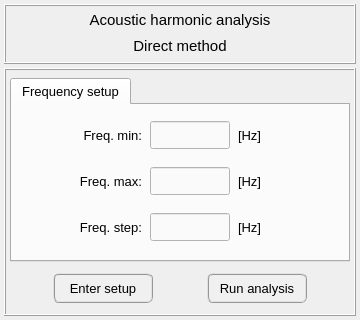
<?xml version="1.0" encoding="UTF-8"?>
<ui version="4.0">
 <class>Dialog</class>
 <widget class="QDialog" name="Dialog">
  <property name="windowModality">
   <enum>Qt::NonModal</enum>
  </property>
  <property name="geometry">
   <rect>
    <x>0</x>
    <y>0</y>
    <width>360</width>
    <height>320</height>
   </rect>
  </property>
  <property name="sizePolicy">
   <sizepolicy hsizetype="Fixed" vsizetype="Fixed">
    <horstretch>0</horstretch>
    <verstretch>0</verstretch>
   </sizepolicy>
  </property>
  <property name="minimumSize">
   <size>
    <width>360</width>
    <height>320</height>
   </size>
  </property>
  <property name="maximumSize">
   <size>
    <width>360</width>
    <height>320</height>
   </size>
  </property>
  <property name="contextMenuPolicy">
   <enum>Qt::DefaultContextMenu</enum>
  </property>
  <property name="windowTitle">
   <string>Harmonic analysis setup</string>
  </property>
  <property name="windowIcon">
   <iconset>
    <normaloff>../../../../../../Downloads/load - Copia.png</normaloff>../../../../../../Downloads/load - Copia.png</iconset>
  </property>
  <property name="whatsThis">
   <string/>
  </property>
  <layout class="QGridLayout" name="gridLayout">
   <property name="leftMargin">
    <number>4</number>
   </property>
   <property name="topMargin">
    <number>4</number>
   </property>
   <property name="rightMargin">
    <number>4</number>
   </property>
   <property name="bottomMargin">
    <number>4</number>
   </property>
   <property name="spacing">
    <number>4</number>
   </property>
   <item row="0" column="0">
    <widget class="QFrame" name="frame_title">
     <property name="minimumSize">
      <size>
       <width>0</width>
       <height>60</height>
      </size>
     </property>
     <property name="maximumSize">
      <size>
       <width>400</width>
       <height>60</height>
      </size>
     </property>
     <property name="frameShape">
      <enum>QFrame::Box</enum>
     </property>
     <property name="frameShadow">
      <enum>QFrame::Raised</enum>
     </property>
     <property name="lineWidth">
      <number>1</number>
     </property>
     <layout class="QGridLayout" name="gridLayout_2">
      <property name="leftMargin">
       <number>2</number>
      </property>
      <property name="topMargin">
       <number>2</number>
      </property>
      <property name="rightMargin">
       <number>2</number>
      </property>
      <property name="bottomMargin">
       <number>2</number>
      </property>
      <property name="spacing">
       <number>2</number>
      </property>
      <item row="0" column="0">
       <widget class="QLabel" name="label_title">
        <property name="minimumSize">
         <size>
          <width>0</width>
          <height>24</height>
         </size>
        </property>
        <property name="maximumSize">
         <size>
          <width>16777215</width>
          <height>24</height>
         </size>
        </property>
        <property name="font">
         <font>
          <family>MS Shell Dlg 2</family>
          <pointsize>11</pointsize>
          <weight>50</weight>
          <italic>false</italic>
          <bold>false</bold>
         </font>
        </property>
        <property name="text">
         <string>Acoustic harmonic analysis</string>
        </property>
        <property name="textFormat">
         <enum>Qt::AutoText</enum>
        </property>
        <property name="alignment">
         <set>Qt::AlignCenter</set>
        </property>
       </widget>
      </item>
      <item row="1" column="0">
       <widget class="QLabel" name="label_subtitle">
        <property name="minimumSize">
         <size>
          <width>0</width>
          <height>24</height>
         </size>
        </property>
        <property name="maximumSize">
         <size>
          <width>16777215</width>
          <height>24</height>
         </size>
        </property>
        <property name="font">
         <font>
          <family>MS Shell Dlg 2</family>
          <pointsize>11</pointsize>
          <weight>50</weight>
          <italic>false</italic>
          <bold>false</bold>
         </font>
        </property>
        <property name="text">
         <string>Direct method</string>
        </property>
        <property name="textFormat">
         <enum>Qt::AutoText</enum>
        </property>
        <property name="alignment">
         <set>Qt::AlignCenter</set>
        </property>
       </widget>
      </item>
     </layout>
    </widget>
   </item>
   <item row="1" column="0">
    <widget class="QFrame" name="frame_main">
     <property name="minimumSize">
      <size>
       <width>0</width>
       <height>0</height>
      </size>
     </property>
     <property name="maximumSize">
      <size>
       <width>400</width>
       <height>260</height>
      </size>
     </property>
     <property name="font">
      <font>
       <pointsize>2</pointsize>
      </font>
     </property>
     <property name="frameShape">
      <enum>QFrame::Box</enum>
     </property>
     <property name="frameShadow">
      <enum>QFrame::Raised</enum>
     </property>
     <layout class="QGridLayout" name="gridLayout_4">
      <property name="leftMargin">
       <number>4</number>
      </property>
      <property name="topMargin">
       <number>8</number>
      </property>
      <property name="rightMargin">
       <number>4</number>
      </property>
      <property name="bottomMargin">
       <number>4</number>
      </property>
      <property name="horizontalSpacing">
       <number>2</number>
      </property>
      <property name="verticalSpacing">
       <number>4</number>
      </property>
      <item row="0" column="0">
       <widget class="QTabWidget" name="tabWidget">
        <property name="maximumSize">
         <size>
          <width>360</width>
          <height>16777215</height>
         </size>
        </property>
        <property name="font">
         <font>
          <family>MS Shell Dlg 2</family>
          <pointsize>10</pointsize>
          <weight>50</weight>
          <italic>false</italic>
          <bold>false</bold>
         </font>
        </property>
        <property name="currentIndex">
         <number>0</number>
        </property>
        <widget class="QWidget" name="tab_setup">
         <attribute name="title">
          <string>Frequency setup</string>
         </attribute>
         <layout class="QGridLayout" name="gridLayout_5">
          <property name="leftMargin">
           <number>4</number>
          </property>
          <property name="topMargin">
           <number>4</number>
          </property>
          <property name="rightMargin">
           <number>4</number>
          </property>
          <property name="bottomMargin">
           <number>4</number>
          </property>
          <property name="horizontalSpacing">
           <number>8</number>
          </property>
          <item row="0" column="2">
           <widget class="QLineEdit" name="lineEdit_fmin">
            <property name="minimumSize">
             <size>
              <width>80</width>
              <height>28</height>
             </size>
            </property>
            <property name="maximumSize">
             <size>
              <width>80</width>
              <height>28</height>
             </size>
            </property>
            <property name="font">
             <font>
              <pointsize>10</pointsize>
             </font>
            </property>
            <property name="styleSheet">
             <string notr="true">QLineEdit{color: rgb(0, 0, 0); background-color: rgb(250, 250, 250)}
QLineEdit:disabled{color: rgb(100, 100, 100); background-color: rgb(240, 240, 240)}</string>
            </property>
            <property name="alignment">
             <set>Qt::AlignCenter</set>
            </property>
           </widget>
          </item>
          <item row="1" column="1">
           <widget class="QLabel" name="label_23">
            <property name="minimumSize">
             <size>
              <width>80</width>
              <height>28</height>
             </size>
            </property>
            <property name="maximumSize">
             <size>
              <width>80</width>
              <height>28</height>
             </size>
            </property>
            <property name="font">
             <font>
              <family>MS Shell Dlg 2</family>
              <pointsize>10</pointsize>
              <italic>false</italic>
             </font>
            </property>
            <property name="text">
             <string>Freq. max:</string>
            </property>
            <property name="alignment">
             <set>Qt::AlignRight|Qt::AlignTrailing|Qt::AlignVCenter</set>
            </property>
           </widget>
          </item>
          <item row="0" column="3">
           <widget class="QLabel" name="label_24">
            <property name="minimumSize">
             <size>
              <width>60</width>
              <height>28</height>
             </size>
            </property>
            <property name="maximumSize">
             <size>
              <width>60</width>
              <height>28</height>
             </size>
            </property>
            <property name="font">
             <font>
              <family>MS Shell Dlg 2</family>
              <pointsize>10</pointsize>
              <italic>false</italic>
             </font>
            </property>
            <property name="text">
             <string>[Hz]</string>
            </property>
            <property name="alignment">
             <set>Qt::AlignLeading|Qt::AlignLeft|Qt::AlignVCenter</set>
            </property>
           </widget>
          </item>
          <item row="1" column="2">
           <widget class="QLineEdit" name="lineEdit_fmax">
            <property name="minimumSize">
             <size>
              <width>80</width>
              <height>28</height>
             </size>
            </property>
            <property name="maximumSize">
             <size>
              <width>80</width>
              <height>28</height>
             </size>
            </property>
            <property name="font">
             <font>
              <pointsize>10</pointsize>
             </font>
            </property>
            <property name="styleSheet">
             <string notr="true">QLineEdit{color: rgb(0, 0, 0); background-color: rgb(250, 250, 250)}
QLineEdit:disabled{color: rgb(100, 100, 100); background-color: rgb(240, 240, 240)}</string>
            </property>
            <property name="alignment">
             <set>Qt::AlignCenter</set>
            </property>
           </widget>
          </item>
          <item row="0" column="1">
           <widget class="QLabel" name="label_22">
            <property name="minimumSize">
             <size>
              <width>80</width>
              <height>28</height>
             </size>
            </property>
            <property name="maximumSize">
             <size>
              <width>80</width>
              <height>28</height>
             </size>
            </property>
            <property name="font">
             <font>
              <family>MS Shell Dlg 2</family>
              <pointsize>10</pointsize>
              <italic>false</italic>
             </font>
            </property>
            <property name="text">
             <string>Freq. min:</string>
            </property>
            <property name="alignment">
             <set>Qt::AlignRight|Qt::AlignTrailing|Qt::AlignVCenter</set>
            </property>
           </widget>
          </item>
          <item row="0" column="0">
           <spacer name="horizontalSpacer">
            <property name="orientation">
             <enum>Qt::Horizontal</enum>
            </property>
            <property name="sizeHint" stdset="0">
             <size>
              <width>40</width>
              <height>20</height>
             </size>
            </property>
           </spacer>
          </item>
          <item row="2" column="2">
           <widget class="QLineEdit" name="lineEdit_fstep">
            <property name="minimumSize">
             <size>
              <width>80</width>
              <height>28</height>
             </size>
            </property>
            <property name="maximumSize">
             <size>
              <width>80</width>
              <height>28</height>
             </size>
            </property>
            <property name="font">
             <font>
              <pointsize>10</pointsize>
             </font>
            </property>
            <property name="styleSheet">
             <string notr="true">QLineEdit{color: rgb(0, 0, 0); background-color: rgb(250, 250, 250)}
QLineEdit:disabled{color: rgb(100, 100, 100); background-color: rgb(240, 240, 240)}</string>
            </property>
            <property name="alignment">
             <set>Qt::AlignCenter</set>
            </property>
           </widget>
          </item>
          <item row="2" column="3">
           <widget class="QLabel" name="label_26">
            <property name="minimumSize">
             <size>
              <width>60</width>
              <height>28</height>
             </size>
            </property>
            <property name="maximumSize">
             <size>
              <width>60</width>
              <height>28</height>
             </size>
            </property>
            <property name="font">
             <font>
              <family>MS Shell Dlg 2</family>
              <pointsize>10</pointsize>
              <italic>false</italic>
             </font>
            </property>
            <property name="text">
             <string>[Hz]</string>
            </property>
            <property name="alignment">
             <set>Qt::AlignLeading|Qt::AlignLeft|Qt::AlignVCenter</set>
            </property>
           </widget>
          </item>
          <item row="1" column="3">
           <widget class="QLabel" name="label_25">
            <property name="minimumSize">
             <size>
              <width>60</width>
              <height>28</height>
             </size>
            </property>
            <property name="maximumSize">
             <size>
              <width>60</width>
              <height>28</height>
             </size>
            </property>
            <property name="font">
             <font>
              <family>MS Shell Dlg 2</family>
              <pointsize>10</pointsize>
              <italic>false</italic>
             </font>
            </property>
            <property name="text">
             <string>[Hz]</string>
            </property>
            <property name="alignment">
             <set>Qt::AlignLeading|Qt::AlignLeft|Qt::AlignVCenter</set>
            </property>
           </widget>
          </item>
          <item row="2" column="1">
           <widget class="QLabel" name="label_21">
            <property name="minimumSize">
             <size>
              <width>80</width>
              <height>28</height>
             </size>
            </property>
            <property name="maximumSize">
             <size>
              <width>80</width>
              <height>28</height>
             </size>
            </property>
            <property name="font">
             <font>
              <family>MS Shell Dlg 2</family>
              <pointsize>10</pointsize>
              <italic>false</italic>
             </font>
            </property>
            <property name="text">
             <string> Freq. step:</string>
            </property>
            <property name="alignment">
             <set>Qt::AlignRight|Qt::AlignTrailing|Qt::AlignVCenter</set>
            </property>
           </widget>
          </item>
          <item row="0" column="4">
           <spacer name="horizontalSpacer_2">
            <property name="orientation">
             <enum>Qt::Horizontal</enum>
            </property>
            <property name="sizeHint" stdset="0">
             <size>
              <width>40</width>
              <height>20</height>
             </size>
            </property>
           </spacer>
          </item>
         </layout>
        </widget>
       </widget>
      </item>
      <item row="1" column="0">
       <widget class="QFrame" name="frame_buttons">
        <property name="minimumSize">
         <size>
          <width>0</width>
          <height>44</height>
         </size>
        </property>
        <property name="maximumSize">
         <size>
          <width>16777215</width>
          <height>44</height>
         </size>
        </property>
        <property name="frameShape">
         <enum>QFrame::NoFrame</enum>
        </property>
        <property name="frameShadow">
         <enum>QFrame::Raised</enum>
        </property>
        <layout class="QGridLayout" name="gridLayout_3">
         <property name="leftMargin">
          <number>2</number>
         </property>
         <property name="topMargin">
          <number>2</number>
         </property>
         <property name="rightMargin">
          <number>2</number>
         </property>
         <property name="bottomMargin">
          <number>2</number>
         </property>
         <property name="horizontalSpacing">
          <number>12</number>
         </property>
         <property name="verticalSpacing">
          <number>2</number>
         </property>
         <item row="0" column="0">
          <spacer name="horizontalSpacer_3">
           <property name="orientation">
            <enum>Qt::Horizontal</enum>
           </property>
           <property name="sizeHint" stdset="0">
            <size>
             <width>40</width>
             <height>20</height>
            </size>
           </property>
          </spacer>
         </item>
         <item row="0" column="2">
          <spacer name="horizontalSpacer_4">
           <property name="orientation">
            <enum>Qt::Horizontal</enum>
           </property>
           <property name="sizeHint" stdset="0">
            <size>
             <width>40</width>
             <height>20</height>
            </size>
           </property>
          </spacer>
         </item>
         <item row="0" column="3">
          <widget class="QPushButton" name="run_analysis_button">
           <property name="minimumSize">
            <size>
             <width>100</width>
             <height>30</height>
            </size>
           </property>
           <property name="maximumSize">
            <size>
             <width>100</width>
             <height>30</height>
            </size>
           </property>
           <property name="font">
            <font>
             <family>MS Shell Dlg 2</family>
             <pointsize>10</pointsize>
             <weight>50</weight>
             <italic>false</italic>
             <bold>false</bold>
            </font>
           </property>
           <property name="styleSheet">
            <string notr="true">QPushButton{border-radius: 6px; border-color: rgb(150, 150, 150); border-style: ridge; border-width: 2px; color: rgb(0, 0, 0); background-color: rgb(240, 240, 240)}
QPushButton:hover{border-radius: 6px; border-color: rgb(0, 170, 255); border-style: ridge; border-width: 2px; color: rgb(0, 0, 0); background-color: rgba(174, 213, 255, 100)}
QPushButton:pressed{border-radius: 6px; border-color: rgb(0, 170, 255); border-style: ridge; border-width: 2px; color: rgb(0, 0, 0); background-color: rgb(174, 213, 255)}
QPushButton:disabled{border-radius: 6px; border-color: rgb(150, 150, 150); border-style: ridge; border-width: 0px; color: rgb(150,150, 150); background-color: rgb(220, 220, 220)}</string>
           </property>
           <property name="text">
            <string>Run analysis</string>
           </property>
          </widget>
         </item>
         <item row="0" column="1">
          <widget class="QPushButton" name="enter_setup_button">
           <property name="minimumSize">
            <size>
             <width>100</width>
             <height>30</height>
            </size>
           </property>
           <property name="maximumSize">
            <size>
             <width>100</width>
             <height>30</height>
            </size>
           </property>
           <property name="font">
            <font>
             <family>MS Shell Dlg 2</family>
             <pointsize>10</pointsize>
             <weight>50</weight>
             <italic>false</italic>
             <bold>false</bold>
            </font>
           </property>
           <property name="styleSheet">
            <string notr="true">QPushButton{border-radius: 6px; border-color: rgb(150, 150, 150); border-style: ridge; border-width: 2px; color: rgb(0, 0, 0); background-color: rgb(240, 240, 240)}
QPushButton:hover{border-radius: 6px; border-color: rgb(0, 170, 255); border-style: ridge; border-width: 2px; color: rgb(0, 0, 0); background-color: rgba(174, 213, 255, 100)}
QPushButton:pressed{border-radius: 6px; border-color: rgb(0, 170, 255); border-style: ridge; border-width: 2px; color: rgb(0, 0, 0); background-color: rgb(174, 213, 255)}
QPushButton:disabled{border-radius: 6px; border-color: rgb(150, 150, 150); border-style: ridge; border-width: 0px; color: rgb(150,150, 150); background-color: rgb(220, 220, 220)}</string>
           </property>
           <property name="text">
            <string>Enter setup</string>
           </property>
          </widget>
         </item>
         <item row="0" column="4">
          <spacer name="horizontalSpacer_5">
           <property name="orientation">
            <enum>Qt::Horizontal</enum>
           </property>
           <property name="sizeHint" stdset="0">
            <size>
             <width>40</width>
             <height>20</height>
            </size>
           </property>
          </spacer>
         </item>
        </layout>
       </widget>
      </item>
     </layout>
    </widget>
   </item>
  </layout>
 </widget>
 <tabstops>
  <tabstop>tabWidget</tabstop>
  <tabstop>lineEdit_fmin</tabstop>
  <tabstop>lineEdit_fmax</tabstop>
  <tabstop>lineEdit_fstep</tabstop>
  <tabstop>run_analysis_button</tabstop>
  <tabstop>enter_setup_button</tabstop>
 </tabstops>
 <resources/>
 <connections/>
</ui>
